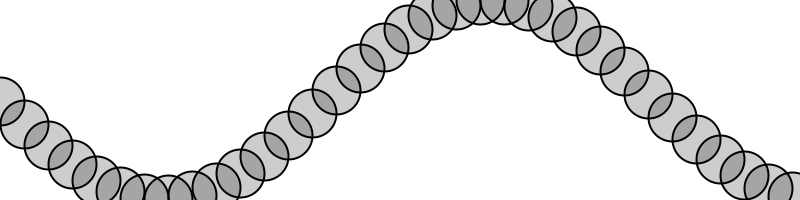
Frame 1 (no input)
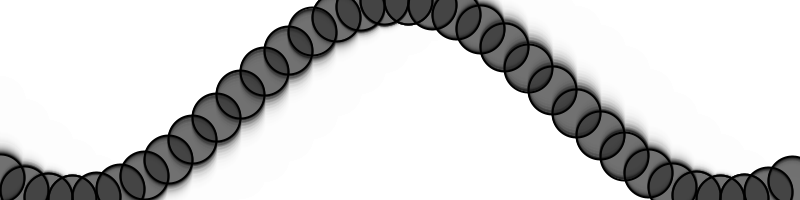
Frame 60 (the mouse pressed at the canvas centre just before this capture)
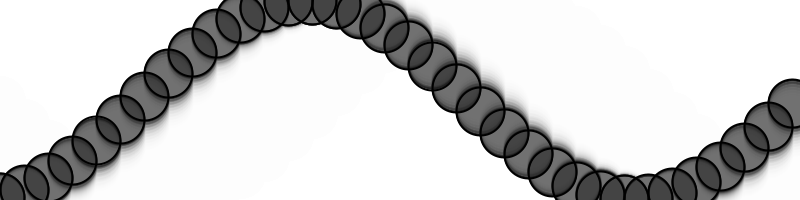
Frame 120 (the mouse held since frame 60 and released just before this capture)

The Processing sketch that drew these frames (run headless with seeded random() and noise(); from frame 60 on, the mouse is pressed at the canvas centre):

// Processing sketch: _3_08_wave_trail
// ── _3_08_wave_trail.pde

float startAngle = 0;
float angleVel = 0.23;

void setup() {
  size(800,200);
  background(255);
  smooth();
}

void draw() {
  
  noStroke();
  fill(255,50);
  rect(0,0,width,height);

  startAngle += 0.015;
  float angle = startAngle;

 for (int x = 0; x <= width; x += 24) {
    float y = map(sin(angle),-1,1,0,height);
    stroke(0);
    fill(0,50);
    strokeWeight(2);
    ellipse(x,y,48,48);
    angle += angleVel;
  } 

}
